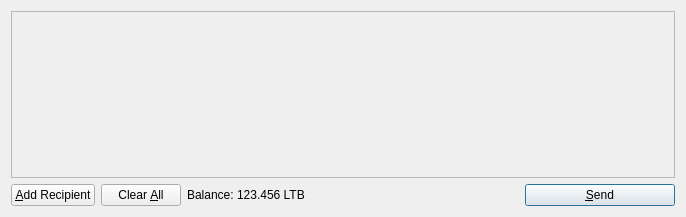
<?xml version="1.0" encoding="UTF-8"?>
<ui version="4.0">
 <class>SendCoinsDialog</class>
 <widget class="QDialog" name="SendCoinsDialog">
  <property name="geometry">
   <rect>
    <x>0</x>
    <y>0</y>
    <width>686</width>
    <height>217</height>
   </rect>
  </property>
  <property name="windowTitle">
   <string>Send Coins</string>
  </property>
  <layout class="QVBoxLayout" name="verticalLayout">
   <item>
    <widget class="QScrollArea" name="scrollArea">
     <property name="widgetResizable">
      <bool>true</bool>
     </property>
     <widget class="QWidget" name="scrollAreaWidgetContents">
      <property name="geometry">
       <rect>
        <x>0</x>
        <y>0</y>
        <width>666</width>
        <height>165</height>
       </rect>
      </property>
      <layout class="QVBoxLayout" name="verticalLayout_2">
       <property name="margin">
        <number>0</number>
       </property>
       <item>
        <layout class="QVBoxLayout" name="entries">
         <property name="spacing">
          <number>6</number>
         </property>
        </layout>
       </item>
       <item>
        <spacer name="verticalSpacer">
         <property name="orientation">
          <enum>Qt::Vertical</enum>
         </property>
         <property name="sizeHint" stdset="0">
          <size>
           <width>20</width>
           <height>40</height>
          </size>
         </property>
        </spacer>
       </item>
      </layout>
     </widget>
    </widget>
   </item>
   <item>
    <layout class="QHBoxLayout" name="horizontalLayout">
     <item>
      <widget class="QPushButton" name="addButton">
       <property name="toolTip">
        <string>Send to multiple recipients at once</string>
       </property>
       <property name="text">
        <string>&amp;Add Recipient</string>
       </property>
       <property name="icon">
        <iconset resource="../bitcoin.qrc">
         <normaloff>:/icons/add</normaloff>:/icons/add</iconset>
       </property>
       <property name="autoDefault">
        <bool>false</bool>
       </property>
      </widget>
     </item>
     <item>
      <widget class="QPushButton" name="clearButton">
       <property name="sizePolicy">
        <sizepolicy hsizetype="Minimum" vsizetype="Fixed">
         <horstretch>0</horstretch>
         <verstretch>0</verstretch>
        </sizepolicy>
       </property>
       <property name="toolTip">
        <string>Remove all transaction fields</string>
       </property>
       <property name="text">
        <string>Clear &amp;All</string>
       </property>
       <property name="icon">
        <iconset resource="../bitcoin.qrc">
         <normaloff>:/icons/remove</normaloff>:/icons/remove</iconset>
       </property>
       <property name="autoRepeatDelay">
        <number>300</number>
       </property>
       <property name="autoDefault">
        <bool>false</bool>
       </property>
      </widget>
     </item>
     <item>
      <layout class="QHBoxLayout" name="horizontalLayout_2">
       <property name="spacing">
        <number>3</number>
       </property>
       <item>
        <widget class="QLabel" name="label">
         <property name="text">
          <string>Balance:</string>
         </property>
        </widget>
       </item>
       <item>
        <widget class="QLabel" name="labelBalance">
         <property name="cursor">
          <cursorShape>IBeamCursor</cursorShape>
         </property>
         <property name="text">
          <string>123.456 LTB</string>
         </property>
         <property name="textInteractionFlags">
          <set>Qt::LinksAccessibleByMouse|Qt::TextSelectableByKeyboard|Qt::TextSelectableByMouse</set>
         </property>
        </widget>
       </item>
      </layout>
     </item>
     <item>
      <spacer name="horizontalSpacer">
       <property name="orientation">
        <enum>Qt::Horizontal</enum>
       </property>
       <property name="sizeHint" stdset="0">
        <size>
         <width>40</width>
         <height>20</height>
        </size>
       </property>
      </spacer>
     </item>
     <item>
      <widget class="QPushButton" name="sendButton">
       <property name="minimumSize">
        <size>
         <width>150</width>
         <height>0</height>
        </size>
       </property>
       <property name="toolTip">
        <string>Confirm the send action</string>
       </property>
       <property name="text">
        <string>&amp;Send</string>
       </property>
       <property name="icon">
        <iconset resource="../bitcoin.qrc">
         <normaloff>:/icons/send</normaloff>:/icons/send</iconset>
       </property>
       <property name="default">
        <bool>true</bool>
       </property>
      </widget>
     </item>
    </layout>
   </item>
  </layout>
 </widget>
 <resources>
  <include location="../bitcoin.qrc"/>
 </resources>
 <connections/>
</ui>
